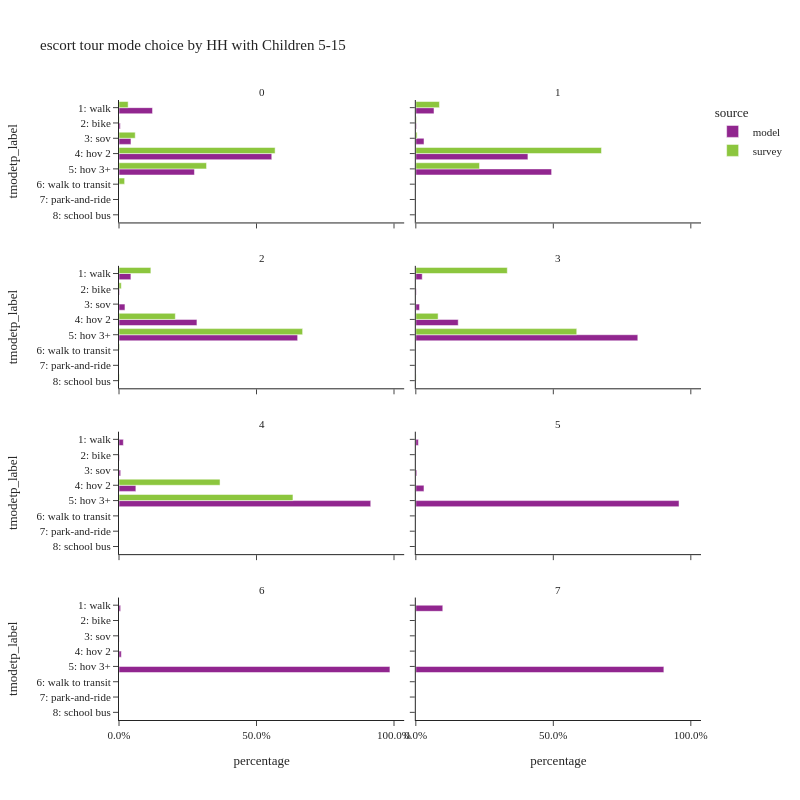

The code cell stored with this chart in its notebook:
### Code cell
plot_mode_choice(es_tour,
                 "hh515",
                 {"tmodetp_label":util.tmodetp_cat.values()},
                 "HH with Children 5-15",2,800)

### Figure 1 — Plotly figure (JSON) as saved in the notebook; plotly's stock layout.template omitted (floating-point values rounded to 4 significant figures)
{"data": [{"alignmentgroup": "True", "customdata": [[35831], [1379], [12799], [163302], [80640]], "hovertemplate": "source=model<br>hh515=0<br>percentage=%{x}<br>tmodetp_label=%{y}<br>sample count=%{customdata[0]}<extra></extra>", "legendgroup": "model", "marker": {"color": "#91268F", "pattern": {"shape": ""}}, "name": "model", "offsetgroup": "model", "orientation": "h", "showlegend": true, "textposition": "auto", "type": "bar", "x": [0.1219, 0.004691, 0.04354, 0.5555, 0.2743], "xaxis": "x7", "y": ["1: walk", "2: bike", "3: sov", "4: hov 2", "5: hov 3+"], "yaxis": "y7"}, {"alignmentgroup": "True", "customdata": [[11580], [459], [5215], [71360], [86435]], "hovertemplate": "source=model<br>hh515=1<br>percentage=%{x}<br>tmodetp_label=%{y}<br>sample count=%{customdata[0]}<extra></extra>", "legendgroup": "model", "marker": {"color": "#91268F", "pattern": {"shape": ""}}, "name": "model", "offsetgroup": "model", "orientation": "h", "showlegend": false, "textposition": "auto", "type": "bar", "x": [0.06615, 0.002622, 0.02979, 0.4077, 0.4938], "xaxis": "x8", "y": ["1: walk", "2: bike", "3: sov", "4: hov 2", "5: hov 3+"], "yaxis": "y8"}, {"alignmentgroup": "True", "customdata": [[4891], [235], [2451], [32032], [73424]], "hovertemplate": "source=model<br>hh515=2<br>percentage=%{x}<br>tmodetp_label=%{y}<br>sample count=%{customdata[0]}<extra></extra>", "legendgroup": "model", "marker": {"color": "#91268F", "pattern": {"shape": ""}}, "name": "model", "offsetgroup": "model", "orientation": "h", "showlegend": false, "textposition": "auto", "type": "bar", "x": [0.04327, 0.002079, 0.02168, 0.2834, 0.6496], "xaxis": "x5", "y": ["1: walk", "2: bike", "3: sov", "4: hov 2", "5: hov 3+"], "yaxis": "y5"}, {"alignmentgroup": "True", "customdata": [[714], [54], [415], [4724], [24731]], "hovertemplate": "source=model<br>hh515=3<br>percentage=%{x}<br>tmodetp_label=%{y}<br>sample count=%{customdata[0]}<extra></extra>", "legendgroup": "model", "marker": {"color": "#91268F", "pattern": {"shape": ""}}, "name": "model", "offsetgroup": "model", "orientation": "h", "showlegend": false, "textposition": "auto", "type": "bar", "x": [0.0233, 0.001763, 0.01355, 0.1542, 0.8072], "xaxis": "x6", "y": ["1: walk", "2: bike", "3: sov", "4: hov 2", "5: hov 3+"], "yaxis": "y6"}, {"alignmentgroup": "True", "customdata": [[148], [13], [57], [574], [8571]], "hovertemplate": "source=model<br>hh515=4<br>percentage=%{x}<br>tmodetp_label=%{y}<br>sample count=%{customdata[0]}<extra></extra>", "legendgroup": "model", "marker": {"color": "#91268F", "pattern": {"shape": ""}}, "name": "model", "offsetgroup": "model", "orientation": "h", "showlegend": false, "textposition": "auto", "type": "bar", "x": [0.01581, 0.001388, 0.006088, 0.06131, 0.9154], "xaxis": "x3", "y": ["1: walk", "2: bike", "3: sov", "4: hov 2", "5: hov 3+"], "yaxis": "y3"}, {"alignmentgroup": "True", "customdata": [[23], [1], [9], [74], [2388]], "hovertemplate": "source=model<br>hh515=5<br>percentage=%{x}<br>tmodetp_label=%{y}<br>sample count=%{customdata[0]}<extra></extra>", "legendgroup": "model", "marker": {"color": "#91268F", "pattern": {"shape": ""}}, "name": "model", "offsetgroup": "model", "orientation": "h", "showlegend": false, "textposition": "auto", "type": "bar", "x": [0.009218, 0.0004008, 0.003607, 0.02966, 0.9571], "xaxis": "x4", "y": ["1: walk", "2: bike", "3: sov", "4: hov 2", "5: hov 3+"], "yaxis": "y4"}, {"alignmentgroup": "True", "customdata": [[12], [1], [17], [1994]], "hovertemplate": "source=model<br>hh515=6<br>percentage=%{x}<br>tmodetp_label=%{y}<br>sample count=%{customdata[0]}<extra></extra>", "legendgroup": "model", "marker": {"color": "#91268F", "pattern": {"shape": ""}}, "name": "model", "offsetgroup": "model", "orientation": "h", "showlegend": false, "textposition": "auto", "type": "bar", "x": [0.005929, 0.0004941, 0.008399, 0.9852], "xaxis": "x", "y": ["1: walk", "3: sov", "4: hov 2", "5: hov 3+"], "yaxis": "y"}, {"alignmentgroup": "True", "customdata": [[5], [46]], "hovertemplate": "source=model<br>hh515=7<br>percentage=%{x}<br>tmodetp_label=%{y}<br>sample count=%{customdata[0]}<extra></extra>", "legendgroup": "model", "marker": {"color": "#91268F", "pattern": {"shape": ""}}, "name": "model", "offsetgroup": "model", "orientation": "h", "showlegend": false, "textposition": "auto", "type": "bar", "x": [0.09804, 0.902], "xaxis": "x2", "y": ["1: walk", "5: hov 3+"], "yaxis": "y2"}, {"alignmentgroup": "True", "customdata": [[19], [6], [27], [163], [59], [6]], "hovertemplate": "source=survey<br>hh515=0<br>percentage=%{x}<br>tmodetp_label=%{y}<br>sample count=%{customdata[0]}<extra></extra>", "legendgroup": "survey", "marker": {"color": "#8CC63E", "pattern": {"shape": ""}}, "name": "survey", "offsetgroup": "survey", "orientation": "h", "showlegend": true, "textposition": "auto", "type": "bar", "x": [0.03323, 0.00129, 0.05902, 0.5677, 0.3183, 0.02044], "xaxis": "x7", "y": ["1: walk", "2: bike", "3: sov", "4: hov 2", "5: hov 3+", "6: walk to transit"], "yaxis": "y7"}, {"alignmentgroup": "True", "customdata": [[33], [3], [2], [74], [48], [1], [1]], "hovertemplate": "source=survey<br>hh515=1<br>percentage=%{x}<br>tmodetp_label=%{y}<br>sample count=%{customdata[0]}<extra></extra>", "legendgroup": "survey", "marker": {"color": "#8CC63E", "pattern": {"shape": ""}}, "name": "survey", "offsetgroup": "survey", "orientation": "h", "showlegend": false, "textposition": "auto", "type": "bar", "x": [0.08589, 0.002055, 0.004699, 0.6751, 0.2316, 0.0003107, 0.0002572], "xaxis": "x8", "y": ["1: walk", "2: bike", "3: sov", "4: hov 2", "5: hov 3+", "6: walk to transit", "8: school bus"], "yaxis": "y8"}, {"alignmentgroup": "True", "customdata": [[25], [2], [44], [95], [3], [1]], "hovertemplate": "source=survey<br>hh515=2<br>percentage=%{x}<br>tmodetp_label=%{y}<br>sample count=%{customdata[0]}<extra></extra>", "legendgroup": "survey", "marker": {"color": "#8CC63E", "pattern": {"shape": ""}}, "name": "survey", "offsetgroup": "survey", "orientation": "h", "showlegend": false, "textposition": "auto", "type": "bar", "x": [0.1159, 0.008285, 0.2048, 0.6677, 0.001999, 0.001354], "xaxis": "x5", "y": ["1: walk", "2: bike", "4: hov 2", "5: hov 3+", "6: walk to transit", "8: school bus"], "yaxis": "y5"}, {"alignmentgroup": "True", "customdata": [[3], [4], [17], [1]], "hovertemplate": "source=survey<br>hh515=3<br>percentage=%{x}<br>tmodetp_label=%{y}<br>sample count=%{customdata[0]}<extra></extra>", "legendgroup": "survey", "marker": {"color": "#8CC63E", "pattern": {"shape": ""}}, "name": "survey", "offsetgroup": "survey", "orientation": "h", "showlegend": false, "textposition": "auto", "type": "bar", "x": [0.3327, 0.08106, 0.5852, 0.00108], "xaxis": "x6", "y": ["1: walk", "4: hov 2", "5: hov 3+", "8: school bus"], "yaxis": "y6"}, {"alignmentgroup": "True", "customdata": [[4], [10]], "hovertemplate": "source=survey<br>hh515=4<br>percentage=%{x}<br>tmodetp_label=%{y}<br>sample count=%{customdata[0]}<extra></extra>", "legendgroup": "survey", "marker": {"color": "#8CC63E", "pattern": {"shape": ""}}, "name": "survey", "offsetgroup": "survey", "orientation": "h", "showlegend": false, "textposition": "auto", "type": "bar", "x": [0.3674, 0.6326], "xaxis": "x3", "y": ["4: hov 2", "5: hov 3+"], "yaxis": "y3"}], "layout": {"annotations": [{"font": {}, "showarrow": false, "text": "6", "x": 0.245, "xanchor": "center", "xref": "paper", "y": 0.1975, "yanchor": "bottom", "yref": "paper"}, {"font": {}, "showarrow": false, "text": "7", "x": 0.755, "xanchor": "center", "xref": "paper", "y": 0.1975, "yanchor": "bottom", "yref": "paper"}, {"font": {}, "showarrow": false, "text": "4", "x": 0.245, "xanchor": "center", "xref": "paper", "y": 0.465, "yanchor": "bottom", "yref": "paper"}, {"font": {}, "showarrow": false, "text": "5", "x": 0.755, "xanchor": "center", "xref": "paper", "y": 0.465, "yanchor": "bottom", "yref": "paper"}, {"font": {}, "showarrow": false, "text": "2", "x": 0.245, "xanchor": "center", "xref": "paper", "y": 0.7325, "yanchor": "bottom", "yref": "paper"}, {"font": {}, "showarrow": false, "text": "3", "x": 0.755, "xanchor": "center", "xref": "paper", "y": 0.7325, "yanchor": "bottom", "yref": "paper"}, {"font": {}, "showarrow": false, "text": "0", "x": 0.245, "xanchor": "center", "xref": "paper", "y": 1, "yanchor": "bottom", "yref": "paper"}, {"font": {}, "showarrow": false, "text": "1", "x": 0.755, "xanchor": "center", "xref": "paper", "y": 1, "yanchor": "bottom", "yref": "paper"}], "barmode": "group", "height": 800, "legend": {"title": {"text": "source"}, "tracegroupgap": 0}, "title": {"text": "escort tour mode choice by HH with Children 5-15"}, "width": 800, "xaxis": {"anchor": "y", "domain": [0, 0.49], "tickformat": ".1%", "title": {"text": "percentage"}}, "xaxis2": {"anchor": "y2", "domain": [0.51, 1], "matches": "x", "tickformat": ".1%", "title": {"text": "percentage"}}, "xaxis3": {"anchor": "y3", "domain": [0, 0.49], "matches": "x", "showticklabels": false, "tickformat": ".1%"}, "xaxis4": {"anchor": "y4", "domain": [0.51, 1], "matches": "x", "showticklabels": false, "tickformat": ".1%"}, "xaxis5": {"anchor": "y5", "domain": [0, 0.49], "matches": "x", "showticklabels": false, "tickformat": ".1%"}, "xaxis6": {"anchor": "y6", "domain": [0.51, 1], "matches": "x", "showticklabels": false, "tickformat": ".1%"}, "xaxis7": {"anchor": "y7", "domain": [0, 0.49], "matches": "x", "showticklabels": false, "tickformat": ".1%"}, "xaxis8": {"anchor": "y8", "domain": [0.51, 1], "matches": "x", "showticklabels": false, "tickformat": ".1%"}, "yaxis": {"anchor": "x", "categoryarray": ["9: tnc", "8: school bus", "7: park-and-ride", "6: walk to transit", "5: hov 3+", "4: hov 2", "3: sov", "2: bike", "1: walk"], "categoryorder": "array", "domain": [0, 0.1975], "title": {"text": "tmodetp_label"}}, "yaxis2": {"anchor": "x2", "domain": [0, 0.1975], "matches": "y", "showticklabels": false}, "yaxis3": {"anchor": "x3", "categoryarray": ["9: tnc", "8: school bus", "7: park-and-ride", "6: walk to transit", "5: hov 3+", "4: hov 2", "3: sov", "2: bike", "1: walk"], "categoryorder": "array", "domain": [0.2675, 0.465], "matches": "y", "title": {"text": "tmodetp_label"}}, "yaxis4": {"anchor": "x4", "domain": [0.2675, 0.465], "matches": "y", "showticklabels": false}, "yaxis5": {"anchor": "x5", "categoryarray": ["9: tnc", "8: school bus", "7: park-and-ride", "6: walk to transit", "5: hov 3+", "4: hov 2", "3: sov", "2: bike", "1: walk"], "categoryorder": "array", "domain": [0.535, 0.7325], "matches": "y", "title": {"text": "tmodetp_label"}}, "yaxis6": {"anchor": "x6", "domain": [0.535, 0.7325], "matches": "y", "showticklabels": false}, "yaxis7": {"anchor": "x7", "categoryarray": ["9: tnc", "8: school bus", "7: park-and-ride", "6: walk to transit", "5: hov 3+", "4: hov 2", "3: sov", "2: bike", "1: walk"], "categoryorder": "array", "domain": [0.8025, 1], "matches": "y", "title": {"text": "tmodetp_label"}}, "yaxis8": {"anchor": "x8", "domain": [0.8025, 1], "matches": "y", "showticklabels": false}}}
